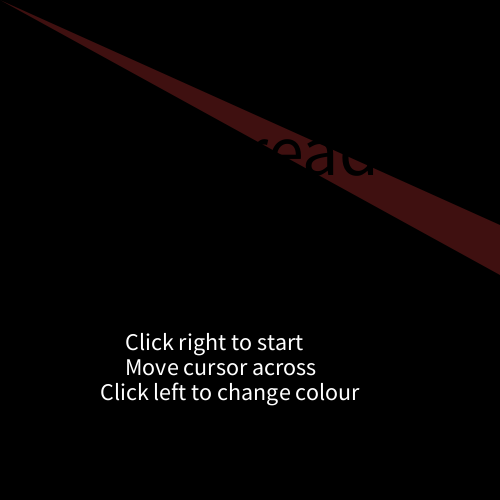
Frame 1 (no input)
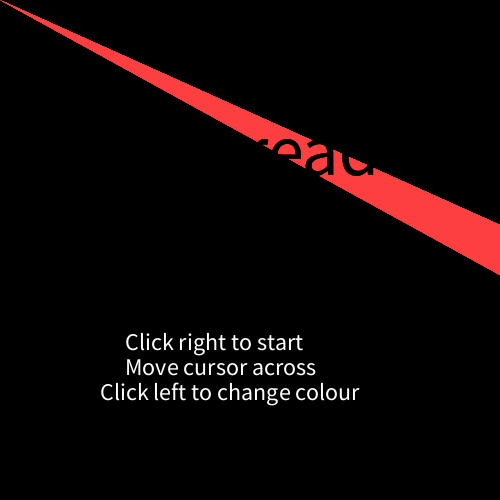
Frame 60 (the mouse pressed at the canvas centre just before this capture)
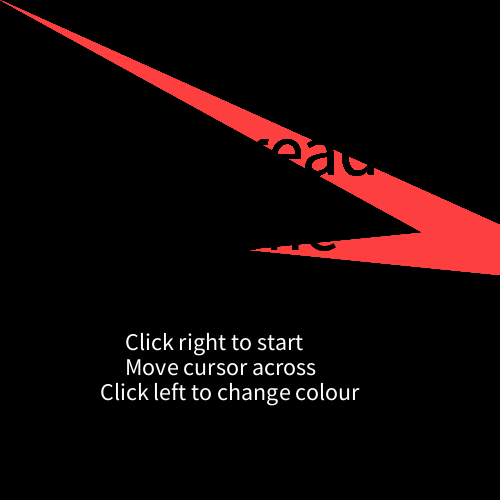
Frame 120 (the mouse held since frame 60 and released just before this capture)

The Processing sketch that drew these frames (run headless with seeded random() and noise(); from frame 60 on, the mouse is pressed at the canvas centre):

// Processing sketch: processing_129062
// ── processing_129062.pde

/* A little sketch that reveals a message in background
colour through fixed triangles; redscale */

int a; // controls the hue of the triangles

void setup ()
{
  size (500, 500);
  background (0);
  noStroke ();
  a = 100;
  textSize (24); // text for the start screen 
  fill (255);
  text ("Move cursor across", 125, 375);
  text ("Click left to change colour", 100, 400);
  text ("Click right to start", 125, 350);
  }

void draw ()
{
  if (mousePressed  && (mouseButton == LEFT))
  {
      a--;
  }
   colorMode (HSB, 100);
   fill (a, 75, 100, 25); 
  triangle (mouseX, mouseY, 500,225, 500, 275); 
  if (a == 75) // hue set only to work in hues of red
  {
    a = 100;
  }
  textSize (72); // text to be revealed
  fill (0);
  text ("Spread", 165, 175);
  text ("some", 175, 250);
  text ("love", 175, 325); 
  if (mousePressed  && (mouseButton == RIGHT))
  {
    fill (0);
    rect (0,0,600,600);
  }
  }

  
